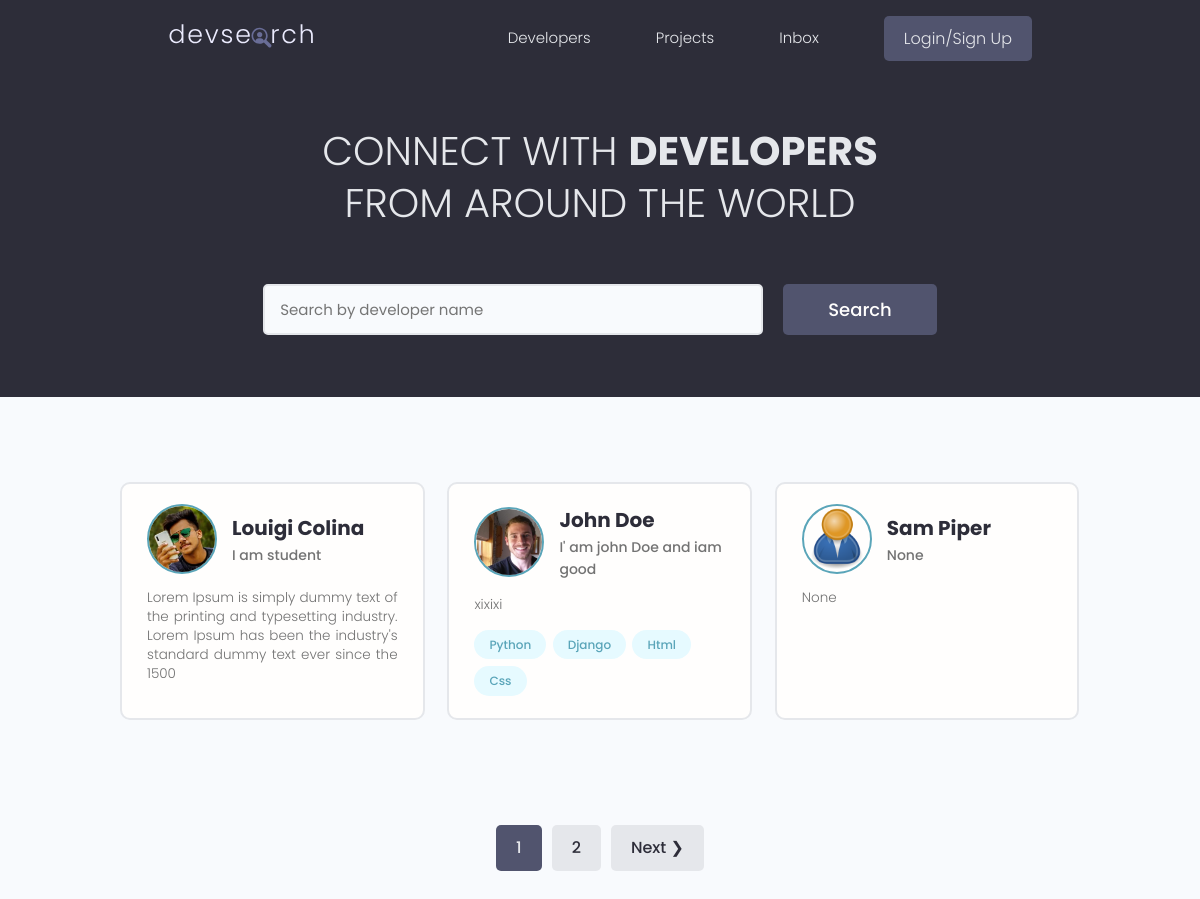
The app's page /, older data.
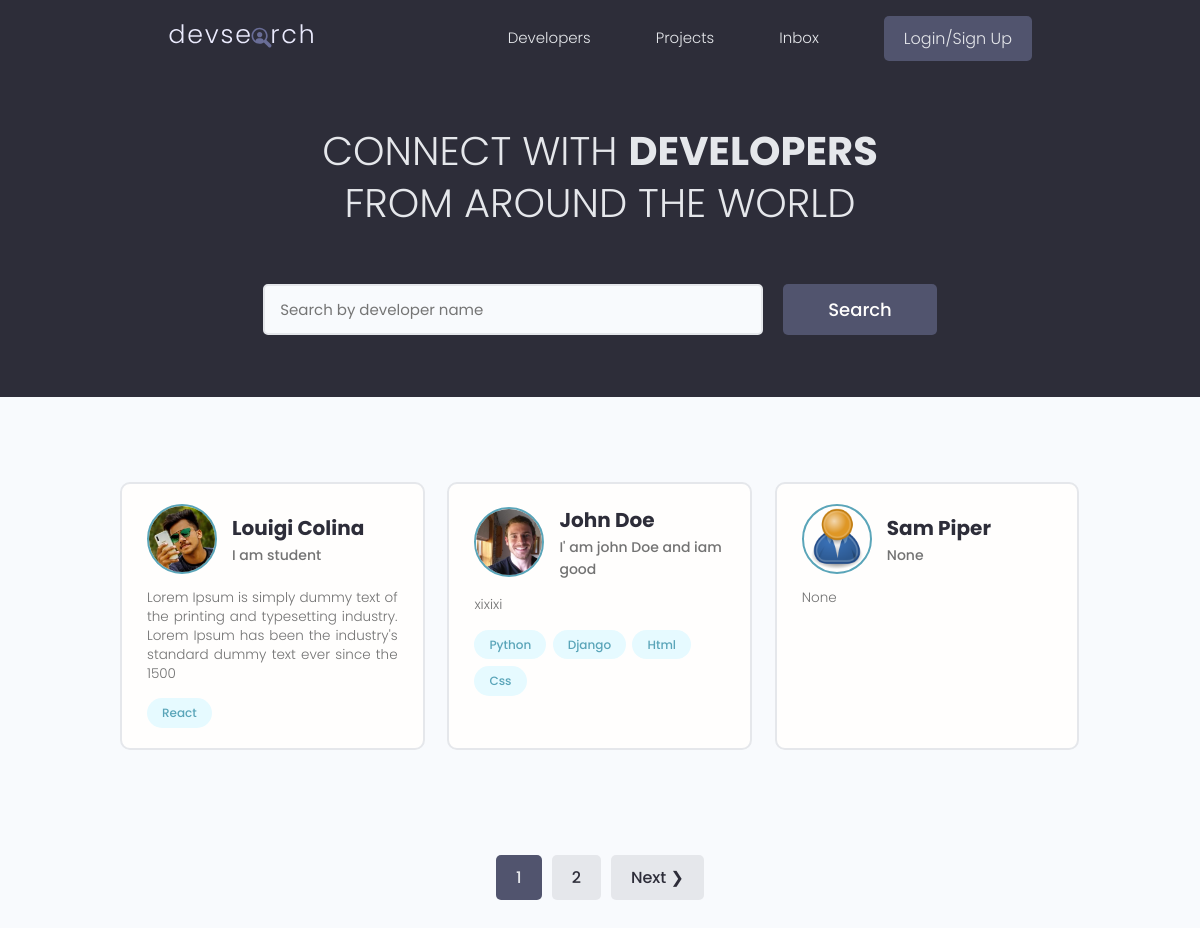
The same page, newer data.
### users/models.py (models this page shows, shortened)
class Profile(models.Model):
    user = models.OneToOneField(User, on_delete=models.CASCADE, null=True, blank=True)
    name = models.CharField(max_length=200, blank=True, null=True)
    email = models.EmailField(max_length=500, blank=True, null=True)
    username = models.CharField(max_length=200, blank=True, null=True)
    location = models.CharField(max_length=200, blank=True, null=True)
    short_intro = models.CharField(max_length=200, blank=True, null=True)
    bio = models.TextField(blank=True, null=True)
    profile_image = models.ImageField(null=True, blank=True, upload_to='profiles/', default='profiles/user-default.png')
    social_github = models.CharField(max_length=200, blank=True, null=True)
    social_twiter = models.CharField(max_length=200, blank=True, null=True)
    social_linkedin = models.CharField(max_length=200, blank=True, null=True)
    social_youtube = models.CharField(max_length=200, blank=True, null=True)
    social_website = models.CharField(max_length=200, blank=True, null=True)
    created = models.DateTimeField(auto_now_add=True)
    id = models.UUIDField(default=uuid.uuid4, unique=True,
                          primary_key=True, editable=False)

class Skill(models.Model):
    owner = models.ForeignKey(Profile, on_delete=models.CASCADE, null=True, blank=True)
    name = models.CharField(max_length=200, blank=True, null=True)
    description = models.TextField(null=True, blank=True)
    created = models.DateTimeField(auto_now_add=True)
    id = models.UUIDField(default=uuid.uuid4, unique=True,
                          primary_key=True, editable=False)
    def __str__(self):
        return str(self.name)

### users/views.py (the view)
# urls.py: path('', views.profiles, name='profiles'),
def profiles(request):
    profiles, search_query = searchProfiles(request)
    custom_range, profiles = paginationProfiles(request, profiles, 3)
    context = {
        'profiles':profiles,
        'search_query' : search_query,
        'custom_range' : custom_range,
    }
    return render(request, 'users/profiles.html', context)

### users/utils.py (called while the page is built)
def paginationProfiles(request, profiles, results):
    page = request.GET.get('page')
    paginator = Paginator(profiles, results)
    try:
        profiles = paginator.page(page)
    except PageNotAnInteger:
        page = 1
        profiles = paginator.page(page)
    except EmptyPage:
        page = paginator.num_pages
        profiles = paginator.page(page)
    leftIndex = (int(page) - 4)
    if leftIndex < 1:
        leftIndex = 1
    rightIndex = (int(page) + 5)
    if rightIndex > paginator.num_pages:
        rightIndex = paginator.num_pages + 1
    custom_range = range(leftIndex, rightIndex)
    return custom_range, profiles

def searchProfiles(request):
    search_query = ''
    if request.GET.get('search_query'):
        search_query = request.GET.get('search_query')
    skills = Skill.objects.filter(name__icontains=search_query)
    profiles = Profile.objects.distinct().filter(Q(name__icontains=search_query) |
                                                 Q(short_intro__icontains=search_query) |
                                                 Q(skill__in=skills))
    return profiles, search_query

### users/templates/users/profiles.html (shortened to what this page needs)
{% extends 'main.html' %} {% block content %}
<main class="home">
  <section class="hero-section text-center">
    <div class="container container--narrow">
      <div class="hero-section__box">
        <h2>CONNECT WITH <span>DEVELOPERS</span></h2>
        <h2>FROM AROUND THE WORLD</h2>
      </div>
      <div class="hero-section__search">
        <form class="form" action="{% url 'profiles' %}" method="get">
          <div class="form__field">
            <input
              class="input input--text"
              id="formInput#search"
              type="text"
              name="search_query"
              value="{{search_query}}"
              placeholder="Search by developer name"
            />
          </div>
          <input class="btn btn--sub btn--lg" type="submit" value="Search" />
        </form>
      </div>
    </div>
  </section>
  <section class="devlist">
    <div class="container">
      <div class="grid grid--three">
        {% for profile in profiles %}
        <div class="column card">
          <div class="dev">
            <a href="{% url 'user-profile' profile.id %}" class="card__body">
              <div class="dev__profile">
                <img
                  class="avatar avatar--md"
                  src="{{ profile.profile_image.url }}"
                  alt="image"
                />
                <div class="dev__meta">
                  <h3>{{ profile.name }}</h3>
                  <h5>{{ profile.short_intro|slice:"60" }}</h5>
                </div>
              </div>
              <p class="dev__info">{{profile.bio|slice:"150"}}</p>
              <div class="dev__skills">
                {% for skill in profile.skill_set.all|slice:"5" %}
                <span class="tag tag--pill tag--main">
                  <small>{{skill}}</small>
                </span>
                {% endfor %}
              </div>
            </a>
          </div>
        </div>
        {% endfor %}
      </div>
    </div>
  </section>
  {% include 'pagination.html' with queryset=profiles custom_range=custom_range %}
</main>
{% endblock content %}

Row changes from the older to the newer data that the page shows:
added Skill: name "React", shown under Profile "Louigi Colina"
